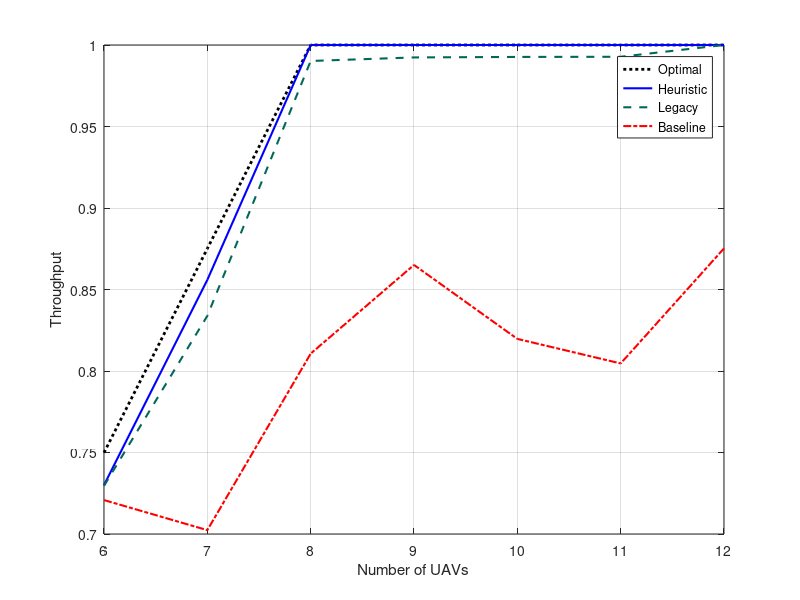
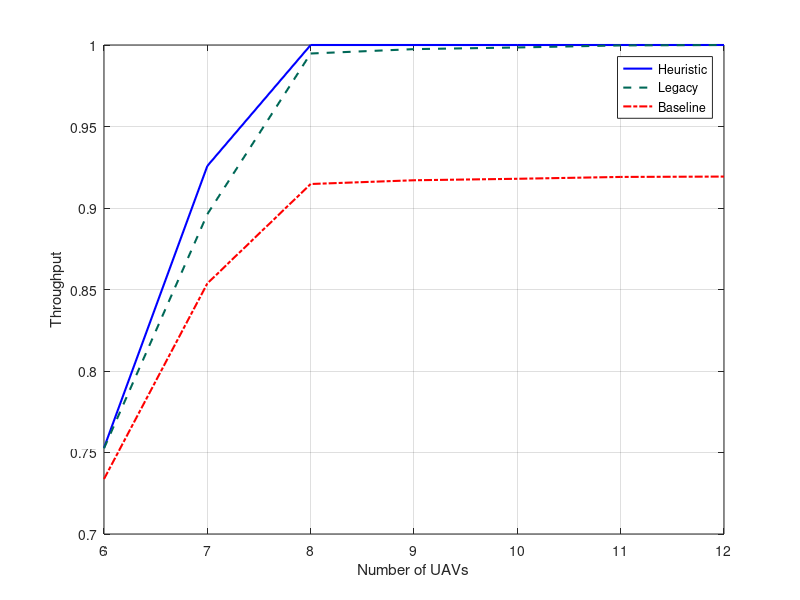
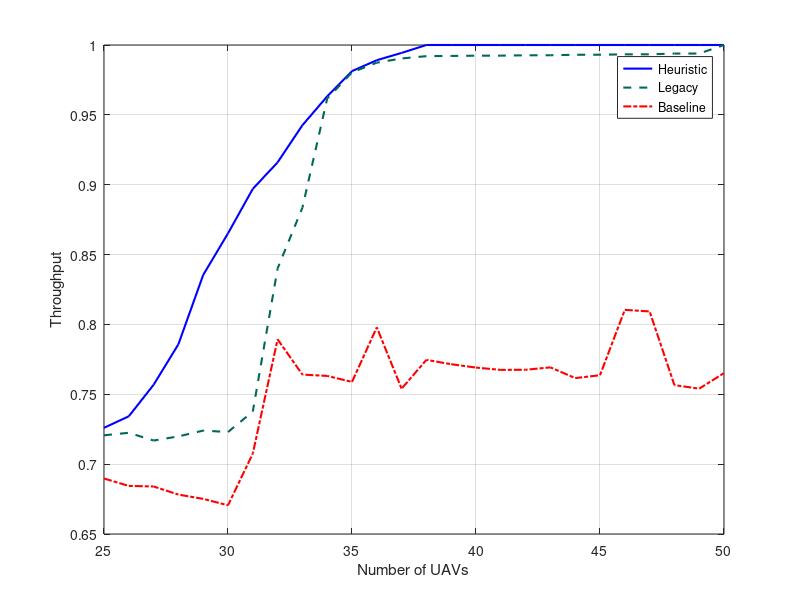
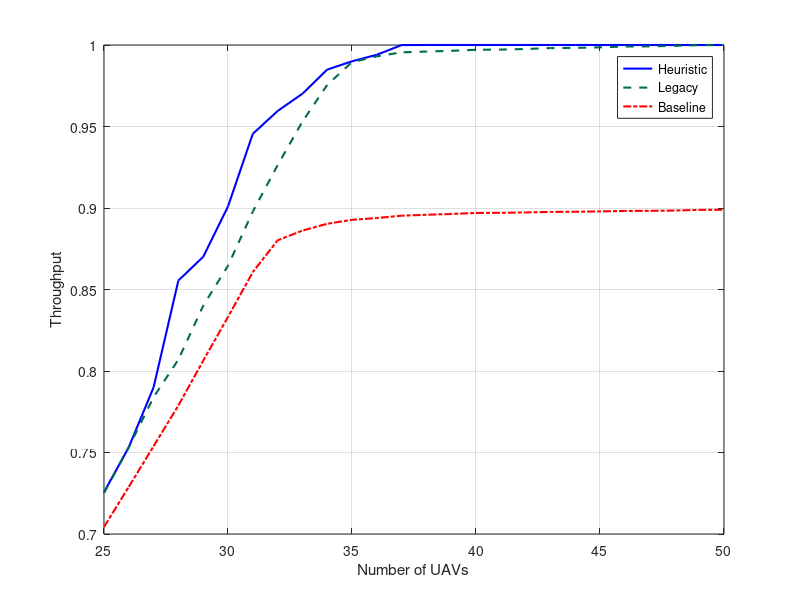

These figures' MATLAB source, in order: (Note: this script raises an error after producing the figures.)
%% Scenario I

load('plot_data/scenarioI_HE_AP')
load('plot_data/scenarioI_HE_BS')
load('plot_data/scenarioI_Legacy')
load('plot_data/scenarioI_BL')
load('plot_data/scenarioI_OP')
loyolagreen = 1/255*[0,104,87];

figure
B = [6 7 8 9 10 11 12];
plot(B,optimalUsers./100,'k:','LineWidth',2)
hold on
plot(B,heuristicUsers./100,'b-','LineWidth',1.5)
plot(B,RP(:,1),'--','Color', loyolagreen,'LineWidth',1.5)
plot(B,LG(:,1),'r-.','LineWidth',1.5)
grid on
box on
xlabel('Number of UAVs')
ylabel('Throughput')
set(gcf, 'Position',  [100, 100, 350, 200])
legend('Optimal','Heuristic','Legacy', 'Baseline')
legend('Location','best')

figure
B = [6 7 8 9 10 11 12];
%plot(B,optimalUsers./100,'k:','LineWidth',2)
hold on
plot(B,HE_BS_I,'b-','LineWidth',1.5)
plot(B,RP(:,2),'--','Color', loyolagreen,'LineWidth',1.5)
plot(B,LG(:,2),'r-.','LineWidth',1.5)
grid on
box on
xlabel('Number of UAVs')
ylabel('Throughput')
set(gcf, 'Position',  [100, 100, 350, 200])
legend('Heuristic','Legacy', 'Baseline')
%legend('Optimal','Heuristic','Legacy', 'Baseline')
legend('Location','best')

%% Scenario II
loyolagreen = 1/255*[0,104,87];
load('plot_data/scenarioII_HE_AP')
load('plot_data/scenarioII_Legacy_AP')
load('plot_data/scenarioII_BL_AP')

figure
B = [25 26 27 28 29 30 31 32 33 34 35 36 37 38 39 40 41 42 43 44 45 46 47 48 49 50];
hold on
plot(B,HE(:,1),'b-','LineWidth',1.5)
plot(B,RP(:,1),'--','Color', loyolagreen,'LineWidth',1.5)
plot(B,LG(:,1),'r-.','LineWidth',1.5)
grid on
box on
xlabel('Number of UAVs')
ylabel('Throughput')
set(gcf, 'Position',  [100, 100, 350, 200])
legend('Legacy', 'Baseline')
legend('Heuristic','Legacy', 'Baseline')
%legend('Location','best')

load('plot_data/scenarioII_HE_BS')
load('plot_data/scenarioII_Legacy_BS')
load('plot_data/scenarioII_BL_BS')

figure
B = [25 26 27 28 29 30 31 32 33 34 35 36 37 38 39 40 41 42 43 44 45 46 47 48 49 50];
hold on
plot(B,HE(:,2),'b-','LineWidth',1.5)
plot(B,RP(:,2),'--','Color', loyolagreen,'LineWidth',1.5)
plot(B,LG(:,2),'r-.','LineWidth',1.5)
grid on
box on
xlabel('Number of UAVs')
ylabel('Throughput')
set(gcf, 'Position',  [100, 100, 350, 200])
legend('Heuristic','Legacy', 'Baseline')
legend('Location','best')

%% Scenario III
loyolagreen = 1/255*[0,104,87];
load('plot_data/scenarioIII_HE_AP')
load('plot_data/scenarioIII_Legacy')
load('plot_data/scenarioIII_BL')

figure
B = [25 26 27 28 29 30 31 32 33 34 35 36 37 38 39 40 41 42 43 44 45 46 47 48 49 50];
hold on
plot(B,HE(:,1),'b-','LineWidth',1.5)
plot(B,RP(:,1),'--','Color', loyolagreen,'LineWidth',1.5)
plot(B,LG(:,1),'r-.','LineWidth',1.5)
grid on
box on
xlabel('Number of UAVs')
ylabel('Throughput')
set(gcf, 'Position',  [100, 100, 350, 200])
legend('Heuristic','Legacy', 'Baseline')
%legend('Heuristic','Legacy', 'Baseline')
legend('Location','best')

load('plot_data/scenarioIII_HE_BS')
load('plot_data/scenarioIII_Legacy_BS')
load('plot_data/scenarioIII_BL_BS')

figure
B = [25 26 27 28 29 30 31 32 33 34 35 36 37 38 39 40 41 42 43 44 45 46 47 48 49 50];
hold on
plot(B,HE(:,2),'b-','LineWidth',1.5)
plot(B,RP(:,2),'--','Color', loyolagreen,'LineWidth',1.5)
plot(B,LG(:,2),'r-.','LineWidth',1.5)
grid on
box on
xlabel('Number of UAVs')
ylabel('Throughput')
set(gcf, 'Position',  [100, 100, 350, 200])
legend('Heuristic','Legacy', 'Baseline')
legend('Location','best')
